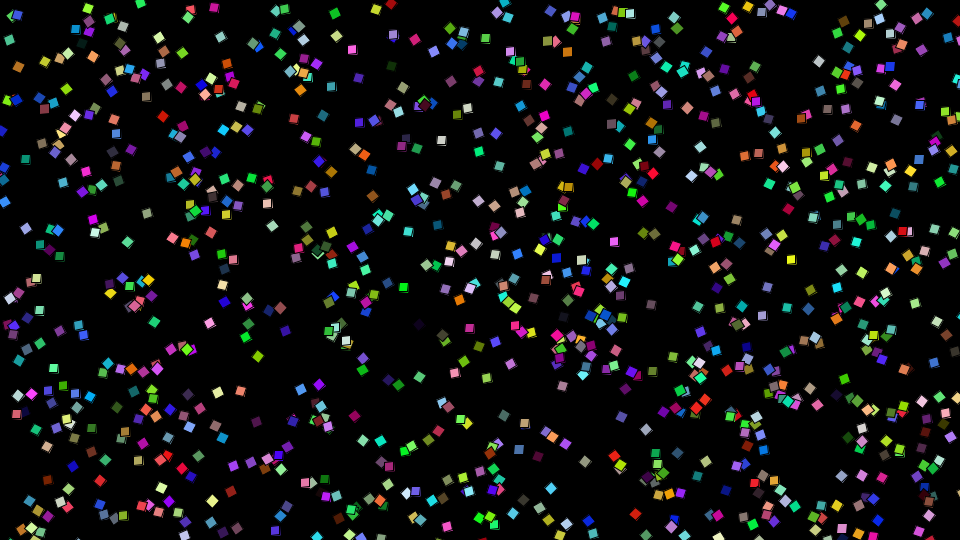
Frame 1 (no input)
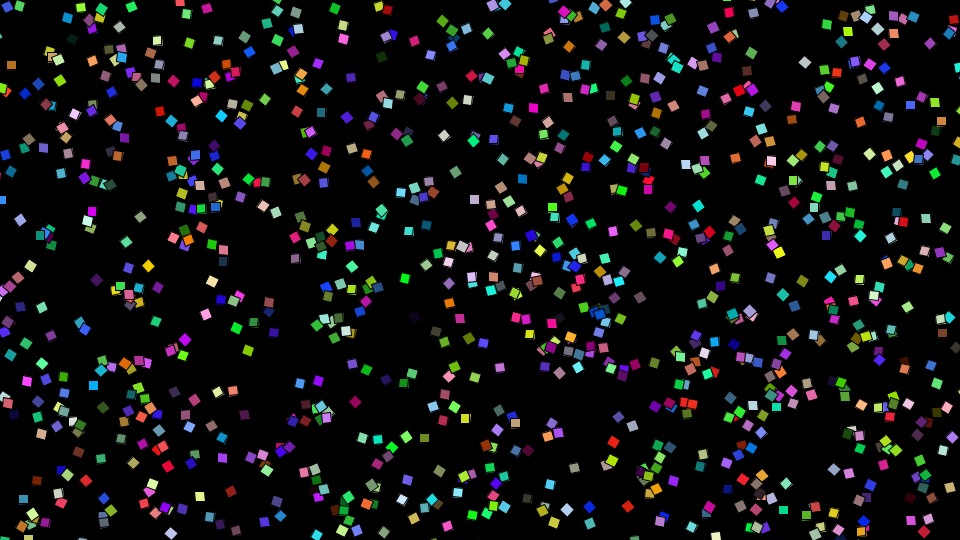
Frame 60 (the mouse pressed at the canvas centre just before this capture)
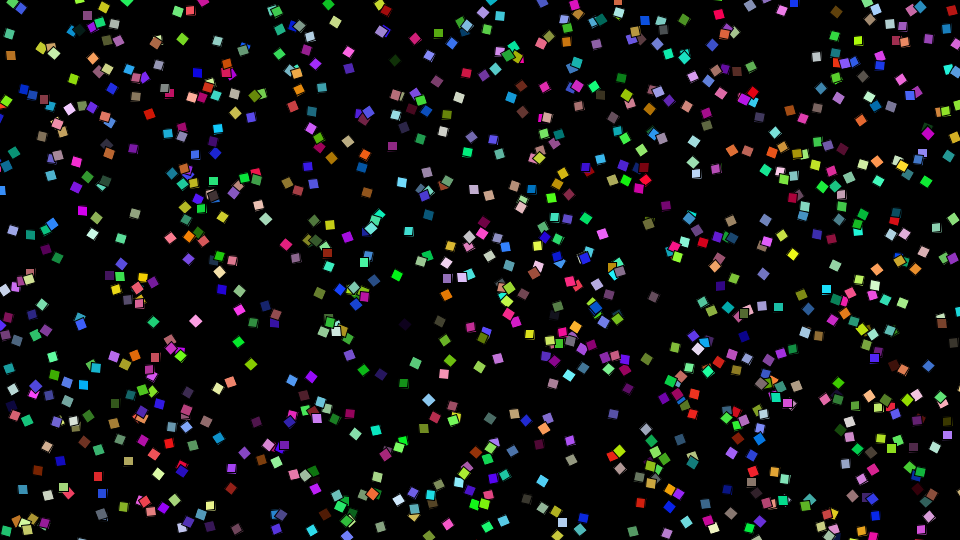
Frame 120 (the mouse held since frame 60 and released just before this capture)

The Processing sketch that drew these frames (run headless with seeded random() and noise(); from frame 60 on, the mouse is pressed at the canvas centre):

// Processing sketch: jObjectsAgain_a
// ── jObjectsAgain_a.pde

ArrayList<Particle> particles = new ArrayList();

void setup() {
  size(960, 540);
  for (int i=0; i<1000; i++) {
    particles.add(new Particle());
  }
}


void draw() {
  background(0);
  for (Particle particle : particles) {
    particle.draw();
  }
}

class Particle {
  float x, y;
  int col;
  float speed;
  float r;

  Particle() {
    col = color(int(random(255)), int(random(255)), int(random(255)));
    x = int(random(960));
    y = int(random(540));
    speed = random(-1, 1);
  }

  void draw() {
    r += speed;
    pushMatrix();
    translate(x, y);
    rotate(r);
    fill(col);
    rect(0, 0, 10, 10);
    popMatrix();
  }
}
